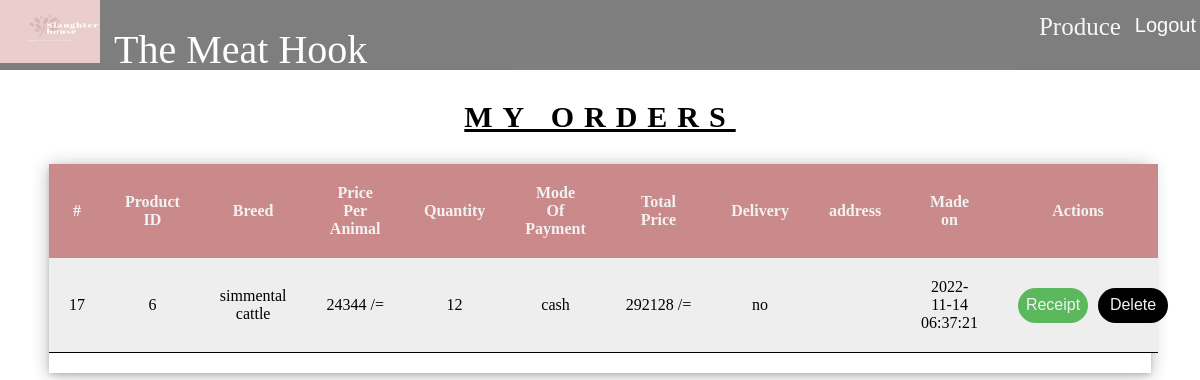
The app's page /customer/orders.php (signed in) with its own data.
### tables this page shows
CREATE TABLE `orders` (
  `id` int(11) NOT NULL,
  `product_id` int(255) NOT NULL,
  `user_id` int(255) NOT NULL,
  `username` varchar(255) NOT NULL,
  `breed` varchar(255) NOT NULL,
  `price` float NOT NULL,
  `quantity` int(255) NOT NULL,
  `mode_of_payment` varchar(255) NOT NULL,
  `total_price` float NOT NULL,
  `delivery` varchar(255) NOT NULL,
  `address` varchar(255) NOT NULL,
  `created_at` timestamp NOT NULL DEFAULT current_timestamp() ON UPDATE current_timestamp()
);

CREATE TABLE `animals` (
  `id` int(11) NOT NULL,
  `supplier` varchar(255) NOT NULL,
  `breed` varchar(255) NOT NULL,
  `weight` int(255) NOT NULL,
  `sex` varchar(255) NOT NULL,
  `age` int(255) NOT NULL,
  `number` int(255) NOT NULL,
  `available_quantity` int(255) NOT NULL,
  `price` float NOT NULL,
  `type` varchar(255) NOT NULL,
  `status` varchar(255) NOT NULL,
  `supply_date` timestamp NOT NULL DEFAULT current_timestamp() ON UPDATE current_timestamp()
);

### helpers/DbHelpers.php (called while the page is built, shortened)
<?php
function GetRelativePath($path)
{
  $npath = str_replace('\\', '/', $path);
  return str_replace('DOCUMENT_ROOT', '', $npath);
}
require(GetRelativePath(dirname(__FILE__))."../../config/db.conf.php");
class DbHelpers {
  public $db;
  public function __construct($conn) {
    $this->db = $conn;
  }
  public function show ($table, $data) {
    $result = mysqli_query($this->db, "SELECT orders.*, animals.breed, animals.number, animals.type FROM $table
    JOIN animals ON animals.id = $table.product_id WHERE " .$table.'.'. key($data) . " = " . $data[key($data)]);
    if ($result) {
      return $result;
    } else {
      return 'table not found';
    }
  }
}
$db_helpers = new DbHelpers($conn);
?>

### customer/orders.php (the view, shortened to what this page needs)
<?php
include('../helpers/DbHelpers.php');
$value = $db_helpers->show('orders', ['user_id' => $_SESSION['id']]);
?>
<!DOCTYPE html>
<html>
<head>
	<link rel="stylesheet" type="text/css" href="../public/css/sstyles.css">
</head>
<body>
    <div class="nav">
            <div class="nav-header">
                    <div class="logo">
                        <img src="../public/images/slaughterhouse.jpeg" alt="">
                    </div>
                <div class="nav-title">
                    <a href="index.php">The Meat Hook</a>
                </div>
            </div>
            <div class="nav-links">
                <a href="index.php">Produce</a>
                <div class="div_logout">
                    <form method="post" action="../app/auth/Logout.php">
                        <button type="submit" name="logout" class="logout">Logout</button>
                    </form>
                </div>
            </div>
    </div>
    <div class="paragraph">
        <p> My Orders</p>
    </div>
	<div class="index">
	 <div class="supplierTable">
        <table>
         <tr>
            <th>#</th>
            <th>Product ID</th>
            <th>Breed</th>
            <th>Price Per Animal</th>
            <th>Quantity</th>
            <th>Mode Of Payment</th>
            <th>Total Price</th>
            <th>Delivery</th>
            <th>address</th>
            <th>Made on</th>
            <th>Actions</th>
         </tr>
         <?php while($order = mysqli_fetch_assoc($value)) :?>
         <tr>
             <td><?= $order['id']; ?></td>
             <td><?= $order['product_id']; ?></td>
             <td><?= $order['breed']; ?></td>
             <td><?= $order['price']; ?>&nbsp;/=</td>
             <td><?= $order['quantity']; ?></td>
             <td><?= $order['mode_of_payment']; ?></td>
             <td><?= $order['total_price']; ?>&nbsp;/=</td>
             <td><?= $order['delivery']; ?></td>
             <td><?= $order['address']; ?></td>
             <td><?= $order['created_at']; ?></td>
             <td>
                <div class="td1">
                 <?php
                    $base64UrlString = base64_encode(json_encode(array_merge($order, ['isEdit' => true])));
                 ?>
                 <div class="flex-box">
                    <a href="receipt.php?edit=<?=$base64UrlString;?>"><button class="receipt_btn"> Receipt</button></a>
                 </div>
                    <form action="../app/customer/Orders.php" method="post" class="action1">
                        <button type="submit" name="deleteSubmit" class="delete_btn">Delete</button>
                    </form>
                </div>
             </td>
         </tr>
         <?php endwhile; ?>
        </table>
     </div>
	</div>
</body>
</html>

### public/css/sstyles.css (style rules this page uses)
body { margin: 0; }
.nav { height: 70px; width: 100%; background-color: #000000; position: relative; opacity: 0.5; }
.nav-title >a { text-decoration: none; color: #ffffff; font-size: 40px; }
.nav > .nav-header { display: inline; }
.nav > .nav-header > .nav-title { display: inline-block; font-size: 22px; color: #fff; padding: 10px 10px 10px 10px; }
.nav > .nav-links { display: flex; float: right; font-size: 25px; }
.nav > .nav-links > a { display: inline-block; padding: 13px 10px 13px 10px; text-decoration: none; color: #efefef; }
.logo { display: inline-block; }
.logo >img { height: 70px; width: 100px; margin-top: -7px; }
form { text-align: center; }
.logout { color: #ffffff; width: 100%; padding: 4px; background: none; font-size: 20px; margin: 10px 0; border: none; outline: none; }
.index { margin: auto; width: 93%; }
.supplierTable { margin: 10px 7px 100px; padding-bottom: 20px; box-shadow: rgba(14, 30, 37, 0.12) 0px 2px 4px 0px, rgba(14, 30, 37, 0.32) 0px 2px 16px 0px; }
.supplierTable >table { border-collapse: collapse; width: 100%; height: 70px; text-align: center; margin: auto; }
th, td { padding: 20px; border-bottom: 1px solid #000; }
th { background-color: #ca8a8b; color: #f2f2f2; }
tr:nth-child(even) { background-color: #eeeeee; }
.paragraph { text-align: center; font-size: 30px; font-weight: 600; letter-spacing: 1em; text-transform:uppercase; text-decoration: underline; }
.paragraph, .produce { letter-spacing: 10px !important; }
.td1 { display: flex; width: 120px; }
.delete_btn { background-color: #000; color: #f2f2f2; border-radius: 20px; border: none; outline: none; height: 35px; width: 70px; font-size: 16px; cursor: pointer; }
td .action1 { padding-left: 10px; }
.receipt_btn { background-color: #5cb85c; color: #f2f2f2; border-radius: 20px; border: none; outline: none; height: 35px; width: 70px; font-size: 16px; cursor: pointer; }
.Table td, th { border: none; }

### records on screen
orders: id "17", product "6", animals.breed "simmental cattle", price "24344", quantity "12", mode_of_payment "cash", total_price "292128", delivery "no", created_at "2022-11-14 06:37:21"
